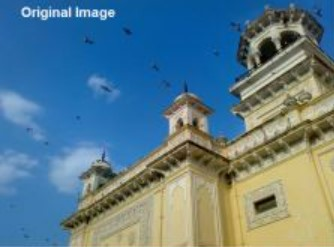
#> input picture openCV_class(cv2)/09_detector&ml/img/sample.jpg, 334 x 247 px
$ python g_exam.py
#> lines starting #> are read from the running program, lines starting #| are printed output that depends on the picture
import numpy as np
import cv2 as cv
# https://docs.opencv.org/4.x/d1/d5c/tutorial_py_kmeans_opencv.html
# kmeans 클러스터링 알고리즘을 사용해서 이미지 색상을 k개의 그룹으로 분류 하자.
img = cv.imread('img/sample.jpg')
#> img is the input picture: shape (247, 334, 3); mean B, G, R 139.3, 124.2, 91.9
Z = img.reshape((-1,3))  # (N,3)  = (픽셀수, RGB 색상채널)
print(Z)
#> (printed output is left out)
# convert to np.float32
Z = np.float32(Z)
print(Z)
#> (printed output is left out)
# define criteria, number of clusters(K) and apply kmeans()
criteria = (cv.TERM_CRITERIA_EPS + cv.TERM_CRITERIA_MAX_ITER, 10, 1.0)
K = 8
ret,label,center=cv.kmeans(Z,K,None,criteria,10,cv.KMEANS_RANDOM_CENTERS)
#> ret = 43323096.3; center = [[18.46, 33.23, 34.92], [201.4, 165.1, 127], [137.2, 183.4, 194.2], [177.9, 122.2, 60.72], [162.4, 95.27, 19.13], [108.4, 146.9, 156], [49.09, 69.84, 72.24], [76.33, 103.2, 108]]
# Now convert back into uint8, and make original image
center = np.uint8(center)
#> center = [[18, 33, 34], [201, 165, 127], [137, 183, 194], [177, 122, 60], [162, 95, 19], [108, 146, 155], [49, 69, 72], [76, 103, 107]]
res = center[label.flatten()]
res2 = res.reshape((img.shape))
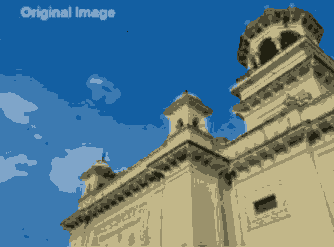
#> res2: shape (247, 334, 3); mean B, G, R 138.9, 123.8, 91.4
cv.imshow('res2',res2)
cv.waitKey(0)
cv.destroyAllWindows()
# 양자화  :   데이터 압축 , 계산 복잡감소 , 노이즈 제거 , 분석(색상, 질감정보 = 객체 검출, 세그멘테이션 작업 편리) , 시각화
# ex) 리소스 사용 최적화  = 메모리 및 연산 리소스 제한

$ run again, with openCV_class(cv2)/09_detector&ml/img/digit0.jpg copied over openCV_class(cv2)/09_detector&ml/img/sample.jpg
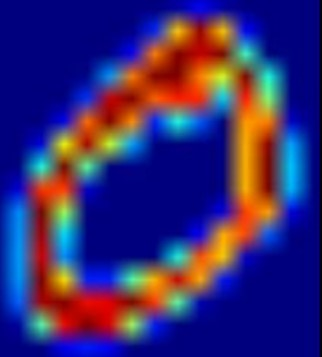
#> input picture openCV_class(cv2)/09_detector&ml/img/digit0.jpg, 322 x 357 px
#> img is the input picture: shape (357, 322, 3); mean B, G, R 113.6, 43.9, 57.9
#> (printed output is left out)
#> (printed output is left out)
#> `ret,label,center=cv.kmeans(Z,K,None,criteria,10,cv.KMEANS_RANDOM_CENTE..`: ret = 129528187.9; center = [[92.46, 77.57, 119.7], [179.5, 27.78, 12.74], [124.6, 175, 102.5], [13.22, 33.9, 170.9], [126.5, 1.81, 1.08], [151.4, 86.65, 53.93], [210.9, 131.8, 14.09], [25.7, 122.3, 205.3]]
#> `center = np.uint8(center)`: center = [[92, 77, 119], [179, 27, 12], [124, 174, 102], [13, 33, 170], [126, 1, 1], [151, 86, 53], [210, 131, 14], [25, 122, 205]]
#> `res2 = res.reshape((img.shape))`:
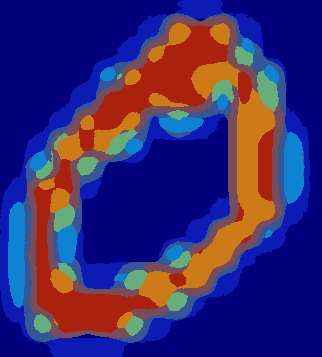
#> res2: shape (357, 322, 3); mean B, G, R 113.1, 43.1, 57.5
